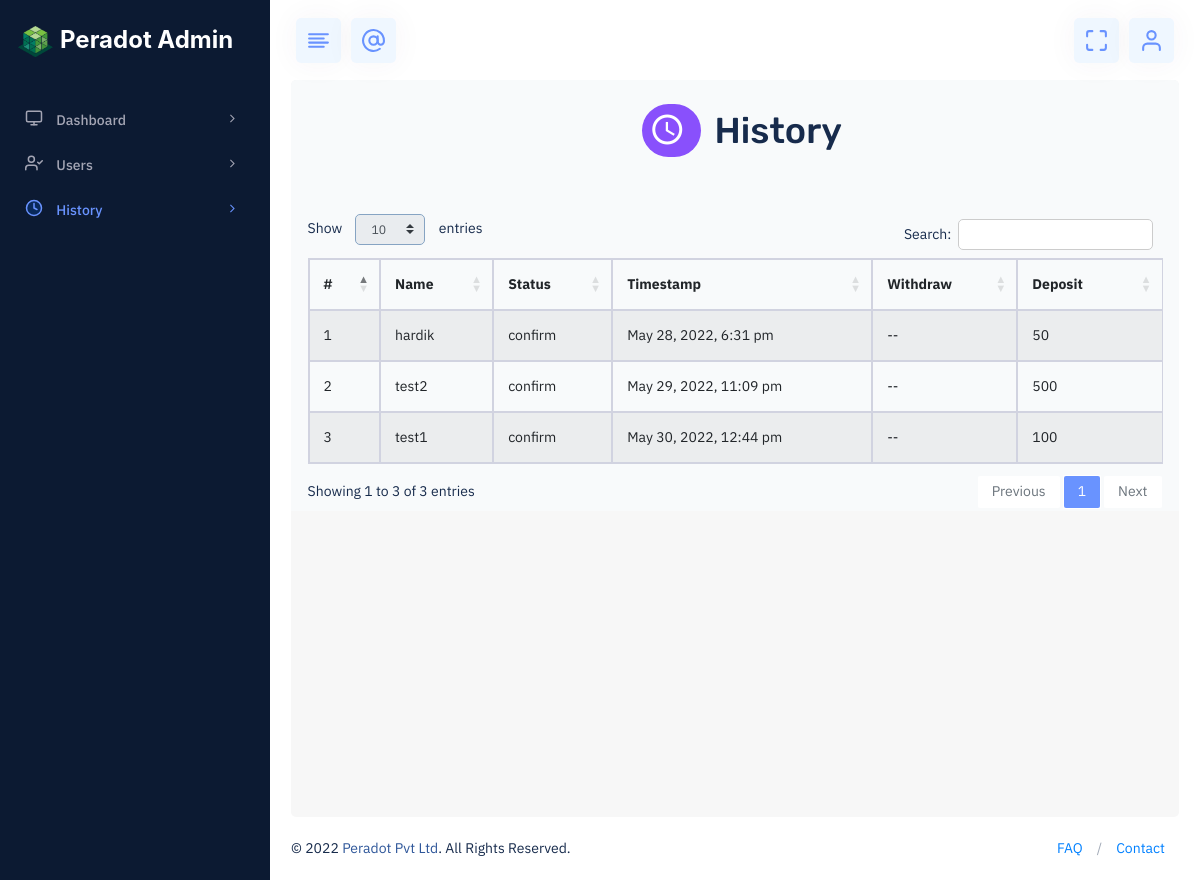
Page /Dashboard/main-semi-light/history.php (signed in) on the committed database.
### tables this page shows
CREATE TABLE `history` (
  `id` int(11) NOT NULL,
  `user_id` int(11) NOT NULL,
  `user` varchar(255) NOT NULL,
  `timestamp` varchar(255) NOT NULL,
  `status` varchar(255) NOT NULL,
  `withdraw` varchar(255) NOT NULL DEFAULT '--',
  `deposit` varchar(255) NOT NULL DEFAULT '--'
);

### Dashboard/main-semi-light/history.php (the view, shortened to what this page needs)
<?php
include '../../function.php';
?>
<!DOCTYPE html>
<html lang="en">
<head>
    <link rel="stylesheet" href="css/vendors_css.css" />
    <link href="https://www.amcharts.com/lib/3/plugins/export/export.css" rel="stylesheet" type="text/css" />
    <link rel="stylesheet" href="https://cdnjs.cloudflare.com/ajax/libs/twitter-bootstrap/4.5.2/css/bootstrap.css">
    <link rel="stylesheet" href="https://cdn.datatables.net/1.12.1/css/dataTables.bootstrap4.min.css">
    <link rel="stylesheet" href="css/style.css" />
    <link rel="stylesheet" href="css/skin_color.css" />
    <link rel="stylesheet" href="css/custom2.css" />
</head>
<body class="hold-transition light-skin sidebar-mini theme-primary fixed">
    <div class="wrapper">
        <header class="main-header">
        <div class="d-flex align-items-center logo-box justify-content-start">
          <a href="index.php" class="logo" style="text-decoration: none;">
            <div class="logo-mini w-40 m-auto">
              <span class="light-logo"
                ><img src="../images/logo.png" alt="logo"
              /></span>
            </div>
            <div class="logo-lg align-items-center m-auto ">
              <h3 class="title text-bold text-center" style="color: white; font-family: -apple-system,BlinkMacSystemFont,'Segoe UI',Roboto,'Helvetica Neue',Arial,sans-serif,'Apple Color Emoji','Segoe UI Emoji','Segoe UI Symbol'">Peradot Admin</h3>
            </div>
          </a>
        </div>
            <nav class="navbar navbar-static-top">
              <div class="app-menu">
                <ul class="header-megamenu nav">
                  <li class="btn-group nav-item">
                    <a
                      href="#"
                      class="waves-effect waves-light nav-link push-btn btn-primary-light"
                      data-toggle="push-menu"
                      role="button"
                    >
                      <i data-feather="align-left"></i>
                    </a>
                  </li>
                  <li class="btn-group nav-item d-none d-xl-inline-block">
                    <a
                      href=""
                      class="waves-effect waves-light nav-link svg-bt-icon btn-primary-light"
                      title="Mailbox"
                    >
                      <i data-feather="at-sign"></i>
                    </a>
                  </li>
                </ul>
              </div>
              <div class="navbar-custom-menu r-side">
                <ul class="nav navbar-nav">
                  <li class="btn-group nav-item d-lg-inline-flex d-none">
                    <a
                      href="#"
                      data-provide="fullscreen"
                      class="waves-effect waves-light nav-link full-screen btn-primary-light"
                      title="Full Screen"
                    >
                      <i data-feather="maximize"></i>
                    </a>
                  </li>
                  <li class="dropdown user user-menu">
                    <a
                      href="#"
                      class="waves-effect waves-light dropdown-toggle btn-primary-light"
                      data-bs-toggle="dropdown"
                      title="User"
                    >
                      <i data-feather="user"></i>
                    </a>
                  </li>
                </ul>
              </div>
            </nav>
          </header>
        <aside class="main-sidebar">
            <section class="sidebar position-relative">
                <div class="multinav">
                    <div class="multinav-scroll" style="height: 100%">
                        <ul class="sidebar-menu" data-widget="tree">
                            <li class="">
                                <a href="admin.php">
                                    <i data-feather="monitor"></i>
                                    <span>Dashboard</span>
                                    <span class="pull-right-container">
                                        <i class="fa fa-angle-right pull-right"></i>
                                    </span>
                                </a>
                            </li>
                            <li class="">
                                <a href="user.php">
                                    <i data-feather="user-check"></i>
                                    <span>Users</span>
                                    <span class="pull-right-container">
                                        <i class="fa fa-angle-right pull-right"></i>
                                    </span>
                                </a>
                            </li>
                            <li class="active">
                                <a href="#">
                                <i data-feather="clock" ></i>
                                    <span>History</span>
                                    <span class="pull-right-container">
                                        <i class="fa fa-angle-right pull-right"></i>
                                    </span>
                                </a>
                            </li>
                        </ul>
                    </div>
                </div>
            </section>
        </aside>
        <div class="content-wrapper">
            <div class="container-full">
                <section class="content">
                    <div class="row">
                        <div class="col-xl-12">
                            <div class="row">
                                <div class="col-12 text-center my-2">
                                    <h1 class="fw-500 m-0 text-center"><i
                                            class="mx-3 mdi mdi-clock btn-rounded btn-info down_box">
                                        </i> History</h1>
                                </div>
                            </div>
                            <div class="row mt-55">
                            <div class="table-responsive">
                                <table class="table table-striped table-bordered" id="tablez">
                                    <thead>
                                        <tr>
                                            <th>#</th>
                                            <th>Name</th>
                                            <th>Status</th>
                                            <th>Timestamp</th>
                                            <th style="width: 17%;">Withdraw</th>
                                            <th style="width: 17%;">Deposit</th>
                                        </tr>
                                    </thead>
                                    <tbody>
                                                    <?php
                                                        $res=mysqli_query($con,"SELECT * FROM history");
                                                        $i=1;
                                                        while($row=mysqli_fetch_assoc($res)){
                                                    ?>
                                                        <tr>
                                                            <td><?php echo $i++ ?></td>
                                                            <td><?php echo $row['user']?></td>
                                                            <td><?php echo $row['status']?></td>
                                                            <td><?php echo $row["timestamp"] ?></td>
                                                            <td><?php echo $row['withdraw']?></td>
                                                            <td><?php echo $row['deposit']?></td>
                                                        </tr>
                                                       <?php } ?>
                                                    </tbody>
                                </table>
                            </div>
                        </div>
                        </div>
                    </div>
                </section>
            </div>
        </div>
        <footer class="main-footer">
            <div class="pull-right d-none d-sm-inline-block">
                <ul class="nav nav-primary nav-dotted nav-dot-separated justify-content-center justify-content-md-end">
                    <li class="nav-item">
                        <a class="nav-link" href="javascript:void(0)">FAQ</a>
                    </li>
                    <li class="nav-item">
                        <a class="nav-link" href="" target="_blank">Contact</a>
                    </li>
                </ul>
            </div>
            &copy; 2022
            <a href="">Peradot Pvt Ltd</a>.
            All Rights Reserved.
        </footer>
</body>
</html>

### Dashboard/main-semi-light/css/skin_color.css (style rules this page uses)
.light-skin .main-sidebar { border-right: 0px solid rgba(72, 94, 144, 0.16); background-color: #0c1a32; }
.light-skin .sidebar-menu > li:hover > a, .light-skin .sidebar-menu > li:active > a, .light-skin .sidebar-menu > li.active > a { color: #172b4c; }
.light-skin .sidebar-menu > li.active > a { background-color: #172b4c; color: #ffffff; }
.light-skin .sidebar-menu > li.active > a:after { content: " "; position: absolute; right: 0; top: 0; display: none; width: 0; height: 0; border-style: solid; border-width: 22px 10px 22px 0; border-color: transparent #fafafa transparent transparent !important; }
.light-skin .sidebar a { color: #b5b5c3; }

### Dashboard/main-semi-light/css/custom2.css (style rules this page uses)
.down_box { padding: 5px 7px; position: relative; top: 0px; }
.container-full { background-color: #F8FAFB; }

### rows in the picture
history: user "hardik", status "confirm", timestamp "May 28, 2022, 6:31 pm", withdraw "--", deposit "50"
history: user "test2", status "confirm", timestamp "May 29, 2022, 11:09 pm", withdraw "--", deposit "500"
history: user "test1", status "confirm", timestamp "May 30, 2022, 12:44 pm", withdraw "--", deposit "100"
